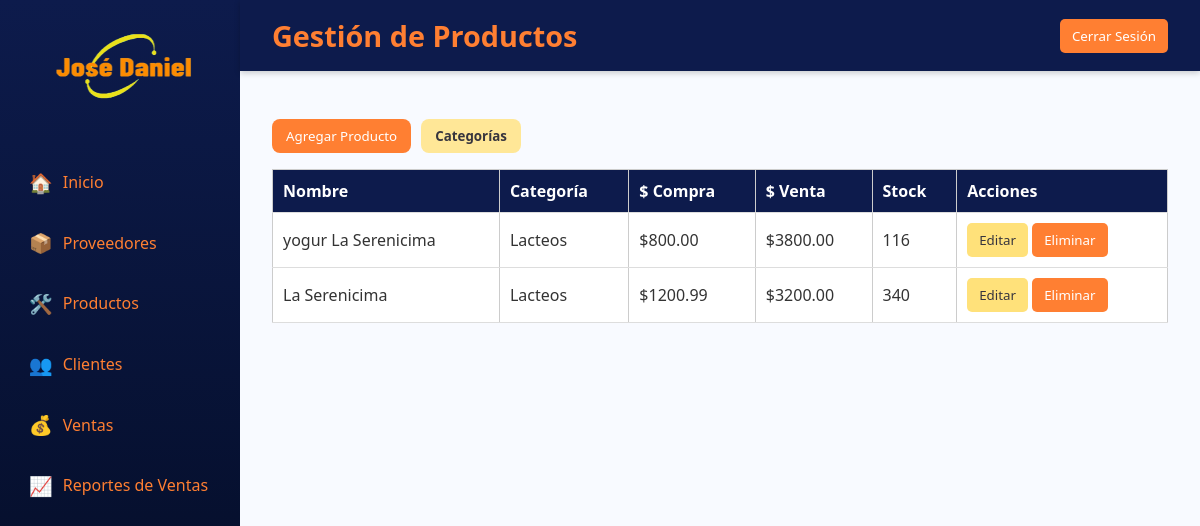
The app's page /pages/admin/ingresar_producto.php, older data.
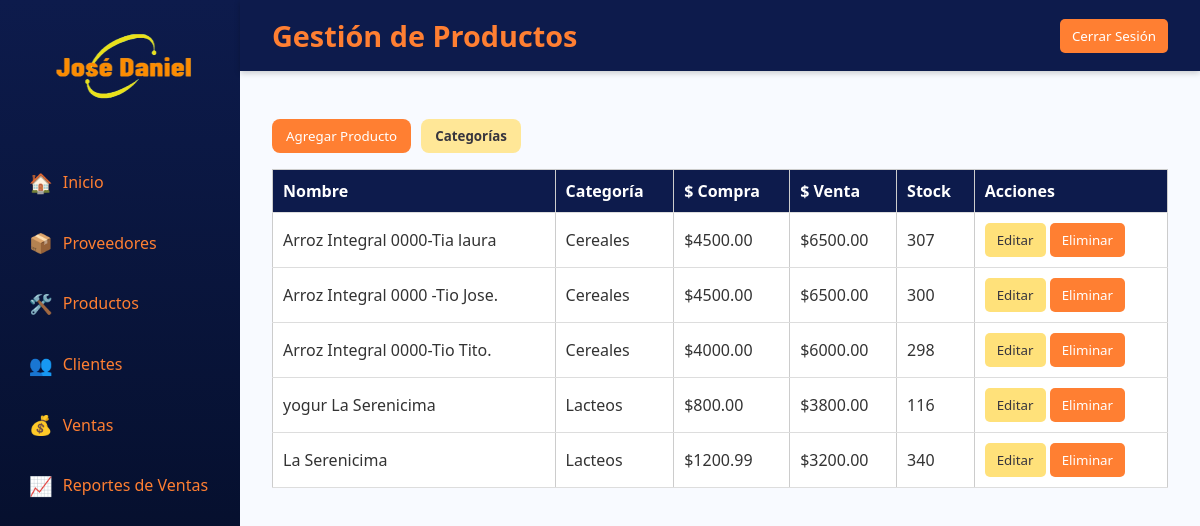
The same page, newer data.
### tables this page shows
CREATE TABLE `carga_productos` (
  `id_carga` int(11) NOT NULL,
  `nombre_producto` varchar(100) DEFAULT NULL,
  `descripcion` text DEFAULT NULL,
  `id_categoria` int(11) DEFAULT NULL,
  `precio_compra` decimal(10,2) DEFAULT NULL,
  `precio_venta` decimal(10,2) DEFAULT NULL,
  `fecha_carga` datetime DEFAULT NULL,
  `estado` enum('Activo','Inactivo') NOT NULL
);

CREATE TABLE `categoria` (
  `id_categoria` int(11) NOT NULL,
  `nombre_categoria` varchar(100) DEFAULT NULL,
  `descripcion` varchar(100) DEFAULT NULL,
  `estado` enum('Activo','Inactivo') NOT NULL
);

CREATE TABLE `inventario_productos` (
  `id_inventario` int(11) NOT NULL,
  `id_carga` int(11) DEFAULT NULL,
  `stockDisponible` int(11) DEFAULT NULL,
  `fecha_actualizacion` datetime DEFAULT NULL
);

### pages/admin/ingresar_producto.php (the view, shortened to what this page needs)
<?php
$conn = new mysqli("localhost", "root", "", "almacen_jose_daniel");
?>
<!DOCTYPE html>
<html lang="es">
<head>
    <link rel="stylesheet" href="../../assets/css/styles.css">
</head>
<body>
    <div class="container">
        <aside class="sidebar">
            <div class="logo"><img src="../../assets/img/logo.ico" alt="Logo" width="200" height="100"></div>
            <nav>
                <a href="dashboard.php"><span class="icon">🏠</span>Inicio</a>
                <a href="proveedores.php"><span class="icon">📦</span>Proveedores</a>
                <a href="ingresar_producto.php" class="active"><span class="icon">🛠️</span>Productos</a>
                <a href="clientes.php"><span class="icon">👥</span>Clientes</a>
                <a href="ventas.php"><span class="icon">💰</span>Ventas</a>
                <a href="reporte_ventas.php"><span class="icon">📈</span>Reportes de Ventas</a>
            </nav>
        </aside>
        <div class="main">
            <header class="header">
                <h1 class="title">Gestión de Productos</h1>
                <div class="icons">
                    <button class="btn-primary"><a id="botonCerrar">Cerrar Sesión</a></button>
                </div>
            </header>
            <main class="content">
                <div class="tabs">
                    <button class="tab-btn active" onclick="abrirModalProveedor()">Agregar Producto</button>
                    <button class="tab-btn active" id="boton-secundario"><a id="link-categorias" href="categoria.php">Categorías</a></button>
                </div>
                <div class="tab-content active" id="crud">
                    <table class="tabla">
                        <thead class="tabla-encabezado">
                            <tr>
                                <th>Nombre</th>
                                <th>Categoría</th>
                                <th>$ Compra</th>
                                <th>$ Venta</th>
                                <th>Stock</th>
                                <th>Acciones</th>
                            </tr>
                        </thead>
                        <tbody>
                            <?php
                            $sql = "SELECT cp.id_carga, cp.nombre_producto, cp.descripcion, c.id_categoria, c.nombre_categoria AS categorias,
                                            cp.precio_compra, cp.precio_venta, ip.stockDisponible
                                    FROM carga_productos cp
                                    INNER JOIN categoria c ON cp.id_categoria = c.id_categoria
                                    INNER JOIN inventario_productos ip ON cp.id_carga = ip.id_carga
                                    WHERE cp.estado = 'Activo'
                                    ORDER BY cp.id_carga DESC";
                            $result = $conn->query($sql);
                            if ($result->num_rows > 0) {
                                while ($producto = $result->fetch_assoc()) {
                                    echo "<tr>
                                            <td>{$producto['nombre_producto']}</td>
                                            <td>{$producto['categorias']}</td>
                                            <td>\${$producto['precio_compra']}</td>
                                            <td>\${$producto['precio_venta']}</td>
                                            <td>{$producto['stockDisponible']}</td>
                                            <td>
                                             <button class='btn-secondary' onclick=\"abrirModalEditar('{$producto['id_carga']}', '{$producto['nombre_producto']}', '{$producto['descripcion']}',  '{$producto['id_categoria']}','{$producto['categorias']}', '{$producto['precio_compra']}', '{$producto['precio_venta']}', '{$producto['stockDisponible']}')\">Editar</button>
                                                <a href='?eliminar={$producto['id_carga']}' onclick=\"return confirm('¿Seguro que quieres eliminar este producto?')\">
                                                    <button class='btn-primary'>Eliminar</button>
                                                </a>
                                            </td>
                                          </tr>";
                                }
                            } else {
                                echo "<tr><td colspan='6'>No hay productos registrados.</td></tr>";
                            }
                            ?>
                        </tbody>
                    </table>
                </div>
            </main>
        </div>
    </div>
</body>
</html>

### assets/css/styles.css (style rules this page uses)
* { margin: 0; padding: 0; box-sizing: border-box; font-family: "Segoe UI", sans-serif; }
body { height: 100vh; display: flex; background: #0d1b4c; color: #fff; }
.container { display: flex; width: 100%; }
.sidebar { width: 240px; background: linear-gradient(180deg, #0d1b4c, #020a1f); display: flex; flex-direction: column; padding: 1rem; }
.sidebar .logo { font-size: 1.6rem; font-weight: bold; color: #ff7f32; margin-bottom: 2rem; text-align: center; }
.sidebar nav a { display: flex; align-items: center; gap: 10px; padding: 0.8rem; margin-bottom: 0.5rem; border-radius: 8px; color: #ff7f32; text-decoration: none; font-weight: 500; transition: background 0.3s, color 0.3s, transform 0.2s; }
.sidebar nav a .icon { font-size: 1.2rem; }
.main { flex: 1; display: flex; flex-direction: column; background: #f8faff; }
.header { display: flex; justify-content: space-between; align-items: center; background: #0d1b4c; padding: 1rem 2rem; box-shadow: 0 2px 6px rgba(0,0,0,0.2); }
.header .title { color: #ff7f32; font-size: 1.8rem; font-weight: bold; }
.content { padding: 2rem; color: #333; }
.btn-primary { background: #ff7f32; color: white; padding: 10px 20px; border: none; border-radius: 12px; cursor: pointer; transition: background 0.3s; }
.btn-secondary { background: #ffe17a; color: #0d1b4c; padding: 10px 20px; border: none; border-radius: 12px; cursor: pointer; transition: background 0.3s; }
.tabs { display: flex; gap: 10px; margin: 1rem 0; }
.tab-btn { background: #ffe17a; color: #0d1b4c; border: none; padding: 8px 14px; border-radius: 8px; cursor: pointer; transition: background 0.3s; }
.tab-btn.active { background: #ff7f32; color: white; }
.tab-content { display: none; margin-top: 1rem; }
.tab-content.active { display: block; }
.tabla { width: 100%; border-collapse: collapse; background: white; color: #333; }
.tabla th, .tabla td { padding: 10px; border: 1px solid #ccc; text-align: left; }

### pages/admin/ingresar_producto.php (style rules this page uses)
.tabla-encabezado { background-color: #0d1b4c; color: white; }
.tabla { width: 100%; border-collapse: collapse; }
.tabla th, .tabla td { padding: 10px; border-bottom: 1px solid #ddd; text-align: left; }
.btn-primary, .btn-secondary, .btn-eliminar { cursor: pointer; border: none; padding: 8px 12px; border-radius: 5px; color: white; }
.btn-secondary { color: #37353E; }
#boton-secundario { background-color: #FFE797; }
#link-categorias { text-decoration: none; color: #37353E; font-weight: bold; }

Row changes from the older to the newer data that the page shows:
added carga_productos: nombre_producto "Arroz Integral 0000-Tia laura", id_categoria.nombre_categoria "Cereales", precio_compra "4500.00", precio_venta "6500.00", inventario_productos.stockDisponible "307"
added carga_productos: nombre_producto "Arroz Integral 0000 -Tio Jose.", id_categoria.nombre_categoria "Cereales", precio_compra "4500.00", precio_venta "6500.00", inventario_productos.stockDisponible "300"
added carga_productos: nombre_producto "Arroz Integral 0000-Tio Tito.", id_categoria.nombre_categoria "Cereales", precio_compra "4000.00", precio_venta "6000.00", inventario_productos.stockDisponible "298"
